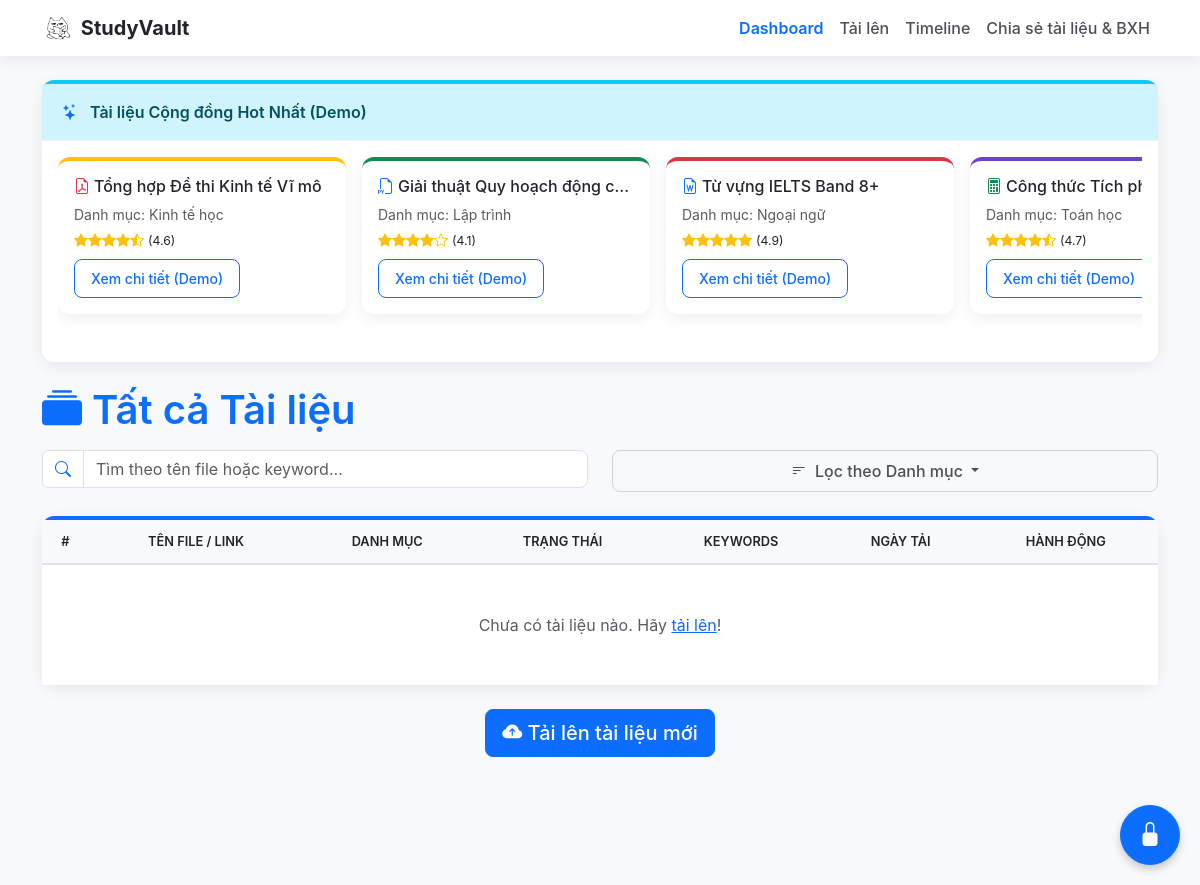
Before: / with the older database file.
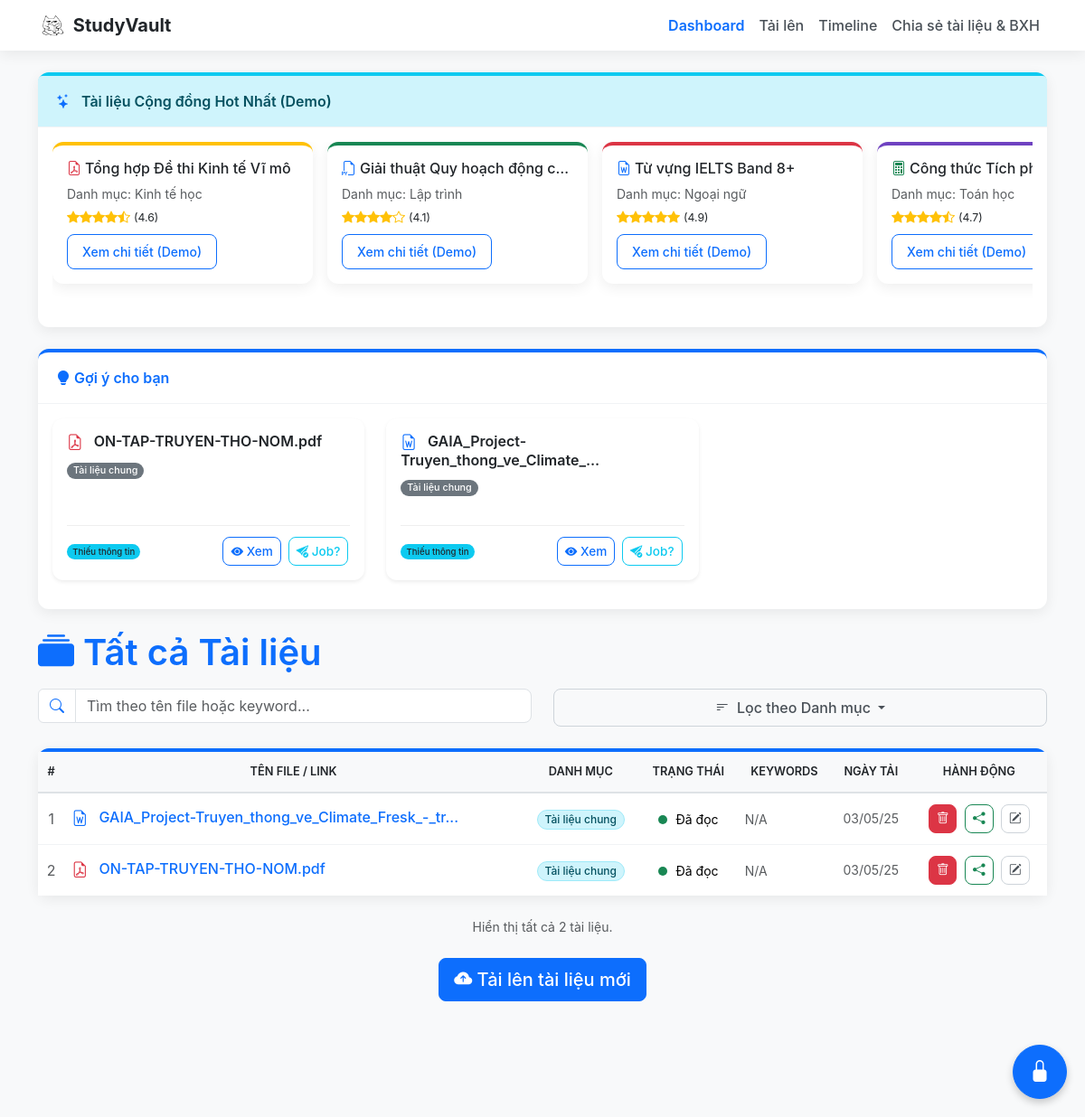
After: the same page with the newer database file.
### app.py (models this page shows, shortened)
class Document(db.Model):
    id = db.Column(db.Integer, primary_key=True)
    filename = db.Column(db.String(200), nullable=False)
    filepath = db.Column(db.String(300), nullable=False, unique=True) # Sẽ lưu URL cho link/gdrive
    keywords = db.Column(db.Text, nullable=True)
    category = db.Column(db.String(100), nullable=True, default=fp.DEFAULT_CATEGORY)
    uploaded_date = db.Column(db.DateTime, nullable=False, default=datetime.utcnow)
    last_viewed_date = db.Column(db.DateTime, nullable=True)
    doc_type = db.Column(db.String(20), nullable=False, default='file', server_default='file') # pdf, docx, txt, link, image, video, googledrive_link
    engagement_level = db.Column(db.String(50), nullable=True) # 'hiểu qua', 'học sâu', 'tham khảo'
    context_event = db.Column(db.String(150), nullable=True) # 'Project X', 'Thi giữa kỳ', 'Kỹ năng mềm'
    custom_note = db.Column(db.Text, nullable=True)
    user_summary = db.Column(db.Text, nullable=True) # Tóm tắt 1 dòng của user
    ai_topic_label = db.Column(db.String(100), nullable=True) # Nhãn do AI mô phỏng gợi ý

### app.py (the view)
@app.route('/')
def index():
    pagination_data = None; documents_on_page = []; suggested_docs = []
    search_query = request.args.get('search_query', '').strip()
    category_filter = request.args.get('category', '').strip()
    available_categories = sorted(list(fp.CATEGORY_KEYWORDS.keys()))
    if fp.DEFAULT_CATEGORY not in available_categories: available_categories.append(fp.DEFAULT_CATEGORY); available_categories.sort()
    try:
        page = request.args.get('page', 1, type=int)
        query = Document.query
        if search_query: query = query.filter(or_(Document.filename.ilike(f"%{search_query}%"), Document.keywords.ilike(f"%{search_query}%")))
        if category_filter: query = query.filter(Document.category == category_filter)
        query = query.order_by(Document.uploaded_date.desc())
        pagination_data = query.paginate(page=page, per_page=ITEMS_PER_PAGE, error_out=False)
        documents_on_page = pagination_data.items if pagination_data else []
        try:
            suggested_docs = Document.query.filter(
                or_(
                    Document.last_viewed_date.is_(None),
                    Document.engagement_level.is_(None),
                    Document.context_event.is_(None)
                )
            ).order_by(func.random()).limit(3).all()
        except Exception as suggest_err: print(f"WARNING: Cannot get suggested docs: {suggest_err}")
    except Exception as db_err:
        flash(f"Lỗi khi truy vấn dữ liệu: {db_err}", "danger"); print(f"ERROR querying database: {db_err}"); traceback.print_exc()
    try:
        return render_template('index.html', pagination=pagination_data, documents=documents_on_page, categories=available_categories, search_query=search_query, category_filter=category_filter, default_category=fp.DEFAULT_CATEGORY, suggested_docs=suggested_docs )
    except Exception as render_err:
        flash(f"Lỗi nghiêm trọng khi hiển thị trang: {render_err}", "danger"); print(f"ERROR rendering template: {render_err}"); traceback.print_exc()
        return "Đã xảy ra lỗi nghiêm trọng khi tải trang.", 500

### templates/index.html (shortened to what the changed rows need)
<!doctype html>
<html lang="vi">
<head>
    <link href="https://cdn.jsdelivr.net/npm/bootstrap@5.3.3/dist/css/bootstrap.min.css" rel="stylesheet">
    <link rel="stylesheet" href="https://cdn.jsdelivr.net/npm/bootstrap-icons@1.10.5/font/bootstrap-icons.css">
</head>
<body>
    <div class="container mt-4">
        <div class="card mb-4 border-info">
            <div class="card-header bg-info-subtle text-info-emphasis">
            </div>
            <div class="card-body">
            </div>
        </div>
        {% if suggested_docs %}
         <div class="card mb-4">
             <div class="card-header"><i class="bi bi-lightbulb-fill text-warning"></i> Gợi ý cho bạn</div>
             <div class="card-body suggestion-card-body">
                 <div class="row">
                     {% for sugg_doc in suggested_docs %}
                     <div class="col-lg-4 col-md-6 mb-3">
                         <div class="card h-100 border-0 shadow-sm">
                             <div class="card-body d-flex flex-column">
                                 <h6 class="card-title suggestion-card-title">
                                     {% set sugg_icon = 'bi-file-earmark' %}
                                     {% if sugg_doc.doc_type == 'pdf' %}{% set sugg_icon = 'bi-file-earmark-pdf text-danger' %}
                                     {% elif sugg_doc.doc_type == 'link' %}{% set sugg_icon = 'bi-link-45deg text-primary' %}
                                     {% elif sugg_doc.doc_type == 'image' %}{% set sugg_icon = 'bi-image text-success' %}
                                     {% elif sugg_doc.doc_type == 'video' %}{% set sugg_icon = 'bi-film text-warning' %}
                                     {% elif sugg_doc.doc_type == 'googledrive_link' %}{% set sugg_icon = 'bi-google text-info' %}
                                     {% elif sugg_doc.doc_type == 'docx' %}{% set sugg_icon = 'bi-file-earmark-word text-primary' %}
                                     {% elif sugg_doc.doc_type == 'txt' %}{% set sugg_icon = 'bi-file-earmark-text text-secondary' %}
                                     {% endif %}
                                     <i class="bi {{ sugg_icon }} doc-icon" title="{{ sugg_doc.doc_type | capitalize }}"></i>
                                     {{ sugg_doc.filename | truncate(40) }}
                                 </h6>
                                 <p class="card-text suggestion-card-text"><span class="badge bg-secondary rounded-pill">{{ sugg_doc.category }}</span></p>
                                 {% set suggestion_reason = 'Chưa đọc' if not sugg_doc.last_viewed_date else ('Thiếu thông tin' if not sugg_doc.engagement_level or not sugg_doc.context_event else 'Xem lại') %}
                                 {% set badge_color = 'bg-warning text-dark' if suggestion_reason == 'Chưa đọc' else ('bg-info text-dark' if suggestion_reason == 'Thiếu thông tin' else 'bg-light text-dark') %}
                                 <div class="mt-auto suggestion-card-footer d-flex justify-content-between align-items-center">
                                     <span class="badge {{ badge_color }} rounded-pill">{{ suggestion_reason }}</span>
                                     <div>
                                         <a href="{{ url_for('view_document', document_id=sugg_doc.id) }}" class="btn btn-sm btn-outline-primary action-btn" title="Xem & Bổ sung thông tin"><i class="bi bi-eye-fill"></i> Xem</a>
                                         <a href="{{ url_for('lazy_market', suggest_job='summary', doc_id=sugg_doc.id) }}" class="btn btn-sm btn-outline-info action-btn" title="Mô phỏng gửi job tóm tắt"><i class="bi bi-send-check-fill"></i> Job?</a>
                                     </div>
                                 </div>
                             </div>
                         </div>
                     </div>
                     {% endfor %}
                 </div>
             </div>
         </div>
         {% endif %}
        <h1 class="mb-3"><i class="bi bi-collection-fill"></i> Tất cả Tài liệu</h1>
        <div class="row mb-4">
            <div class="col-md-6 mb-2 mb-md-0">
            </div>
            <div class="col-md-6">
            </div>
        </div>
        <div class="card">
            <div class="table-responsive">
                 <table class="table table-hover align-middle">
                    <thead>
                       <tr>
                            <th scope="col">#</th>
                            <th scope="col">Tên file / Link</th>
                            <th scope="col">Danh mục</th>
                            <th scope="col">Trạng thái</th>
                            <th scope="col">Keywords</th>
                            <th scope="col">Ngày tải</th>
                            <th scope="col">Hành động</th>
                        </tr>
                    </thead>
                    <tbody>
                        {% for doc in documents %}
                        <tr>
                            <td class="text-center text-muted">{{ pagination.per_page * (pagination.page - 1) + loop.index }}</td>
                            <td>
                                 {% set icon_class = 'bi-file-earmark' %}
                                 {% if doc.doc_type == 'pdf' %}{% set icon_class = 'bi-file-earmark-pdf text-danger' %}
                                 {% elif doc.doc_type == 'link' %}{% set icon_class = 'bi-link-45deg text-primary' %}
                                 {% elif doc.doc_type == 'image' %}{% set icon_class = 'bi-image text-success' %}
                                 {% elif doc.doc_type == 'video' %}{% set icon_class = 'bi-film text-warning' %}
                                 {% elif doc.doc_type == 'googledrive_link' %}{% set icon_class = 'bi-google text-info' %}
                                 {% elif doc.doc_type == 'docx' %}{% set icon_class = 'bi-file-earmark-word text-primary' %}
                                 {% elif doc.doc_type == 'txt' %}{% set icon_class = 'bi-file-earmark-text text-secondary' %}
                                 {% endif %}
                                 <i class="bi {{ icon_class }} doc-icon" title="{{ doc.doc_type | capitalize }}"></i>
                                <a href="{{ url_for('view_document', document_id=doc.id) }}" class="text-decoration-none fw-medium" title="{{ doc.filename }}"> {% if doc.doc_type in ['link', 'googledrive_link'] %}
                                        {{ doc.filepath | truncate(50) }}
                                    {% else %}
                                        {{ doc.filename | truncate(50) }}
                                    {% endif %}
                                </a>
                            </td>
                            <td class="text-center"><span class="badge bg-info-subtle text-info-emphasis border border-info-subtle rounded-pill">{{ doc.category | default('N/A', true) }}</span></td>
                            <td class="text-center">
                                <span class="status-dot {{ 'dot-read' if doc.last_viewed_date else 'dot-unread' }}" title="{{ 'Đã đọc' if doc.last_viewed_date else 'Chưa đọc' }}"></span>
                                <span class="small">{{ 'Đã đọc' if doc.last_viewed_date else 'Chưa đọc' }}</span>
                            </td>
                            <td>
                                {% if doc.keywords %} <span class="keywords-list" title="{{ doc.keywords }}">{{ doc.keywords }}</span>
                                {% else %} <span class="text-muted small">N/A</span> {% endif %}
                            </td>
                            <td class="text-center text-muted small">{{ doc.uploaded_date.strftime('%d/%m/%y') }}</td>
                            <td class="text-center">
                                <form method="POST" action="{{ url_for('delete_document', document_id=doc.id) }}" style="display: inline;" onsubmit="return confirm('Xóa vĩnh viễn tài liệu này?');">
                                    <button type="submit" class="btn btn-danger btn-sm action-btn" title="Xóa"><i class="bi bi-trash"></i></button>
                                </form>
                                <button type="button"
                                        class="btn btn-outline-success btn-sm action-btn share-doc-btn"
                                        title="Chia sẻ lên BXH (Demo)"
                                        data-doc-id="{{ doc.id }}"
                                        data-doc-filename="{{ doc.filename }}"
                                        data-doc-category="{{ doc.category | default('N/A', true) }}"
                                        data-doc-type="{{ doc.doc_type }}">
                                    <i class="bi bi-share-fill"></i>
                                </button>
                                <button type="button" class="btn btn-outline-secondary btn-sm action-btn" title="Sửa Danh mục"
                                        data-bs-toggle="modal" data-bs-target="#editCategoryModal"
                                        data-doc-id="{{ doc.id }}"
                                        data-doc-filename="{{ doc.filename }}"
                                        data-doc-category="{{ doc.category }}">
                                    <i class="bi bi-pencil-square"></i>
                                </button>
                            </td>
                        </tr>
                        {% else %}
                        <tr><td colspan="7" class="text-center text-muted py-5">Chưa có tài liệu nào. Hãy <a href="{{ url_for('upload_file') }}">tải lên</a>!</td></tr>
                        {% endfor %}
                    </tbody>
                </table>
            </div>
        </div>
        {% if pagination and pagination.pages > 1 %}
         <nav aria-label="Document navigation" class="mt-4 d-flex justify-content-center">
            <ul class="pagination">
                <li class="page-item {% if not pagination.has_prev %}disabled{% endif %}"> <a class="page-link" href="{{ url_for('index', page=pagination.prev_num, search_query=search_query, category=category_filter) if pagination.has_prev else '#' }}" aria-label="Previous"><span aria-hidden="true">&laquo;</span></a> </li>
                {% for page_num in pagination.iter_pages(left_edge=1, right_edge=1, left_current=2, right_current=2) %} {% if page_num %} {% if page_num == pagination.page %} <li class="page-item active" aria-current="page"><span class="page-link">{{ page_num }}</span></li> {% else %} <li class="page-item"><a class="page-link" href="{{ url_for('index', page=page_num, search_query=search_query, category=category_filter) }}">{{ page_num }}</a></li> {% endif %} {% else %} <li class="page-item disabled"><span class="page-link">...</span></li> {% endif %} {% endfor %}
                <li class="page-item {% if not pagination.has_next %}disabled{% endif %}"> <a class="page-link" href="{{ url_for('index', page=pagination.next_num, search_query=search_query, category=category_filter) if pagination.has_next else '#' }}" aria-label="Next"><span aria-hidden="true">&raquo;</span></a> </li>
            </ul>
         </nav>
         <p class="text-center text-muted small mt-2"> Trang {{ pagination.page }} / {{ pagination.pages }} (Tổng: {{ pagination.total }} tài liệu) </p>
         {% elif pagination and pagination.total > 0 %}
         <p class="text-center text-muted small mt-2"> Hiển thị tất cả {{ pagination.total }} tài liệu. </p>
         {% endif %}
        <div class="mt-4 mb-5 text-center">
            <a href="{{ url_for('upload_file') }}" class="btn btn-primary btn-lg">
            </a>
        </div>
        </div>
</body>
</html>

Changed rows visible on the page:
added Document: filename "ON-TAP-TRUYEN-THO-NOM.pdf", category "Tài liệu chung", suggestion_reason "Thiếu thông tin", per_page "2", last_viewed_date "Đã đọc", shows "N/A", uploaded_date "03/05/25"
added Document: filename "GAIA_Project-Truyen_thong_ve_Climate_...", category "Tài liệu chung", suggestion_reason "Thiếu thông tin", per_page "1", filename "GAIA_Project-Truyen_thong_ve_Climate_Fresk_-_tr...", last_viewed_date "Đã đọc", shows "N/A", uploaded_date "03/05/25"
Other visible differences:
{{ pagination.total }}: (not shown) → "2"
text no longer shown: "Chưa có tài liệu nào. Hãy tải lên !"
text now shown: "Gợi ý cho bạn Hiển thị tất cả tài liệu."
